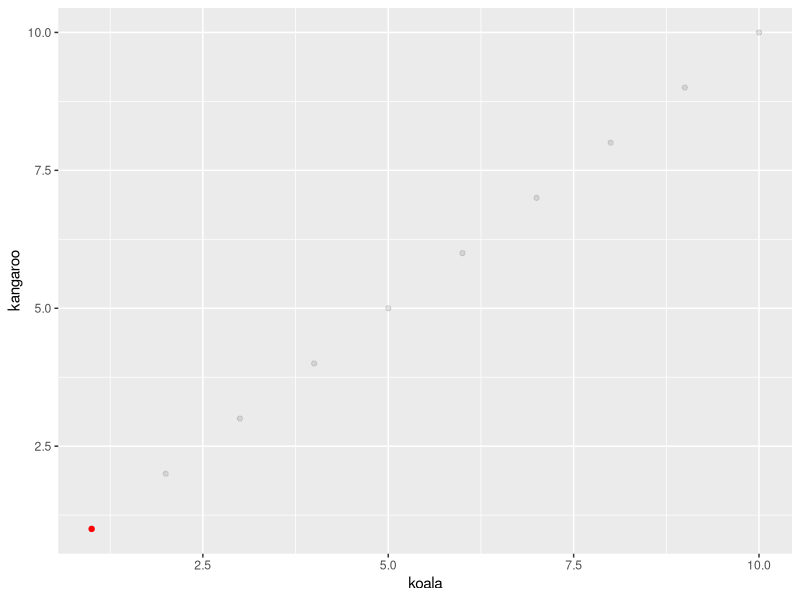
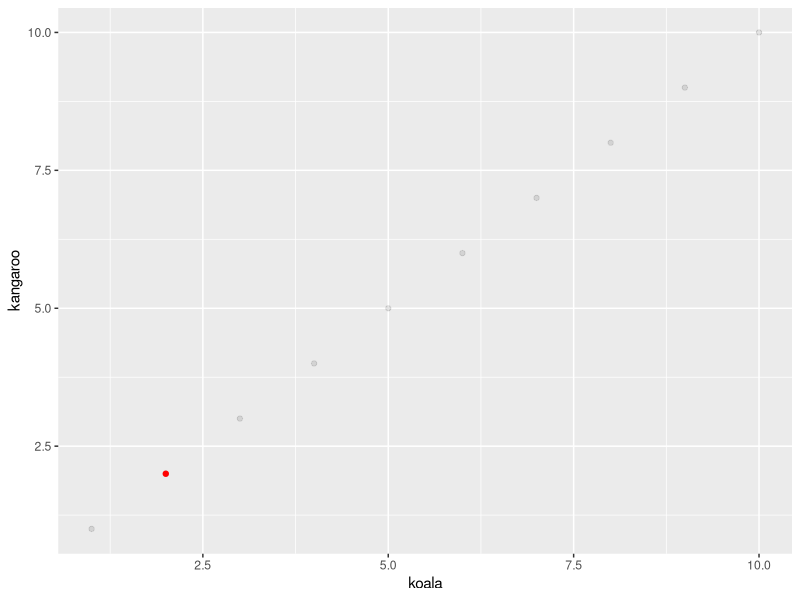
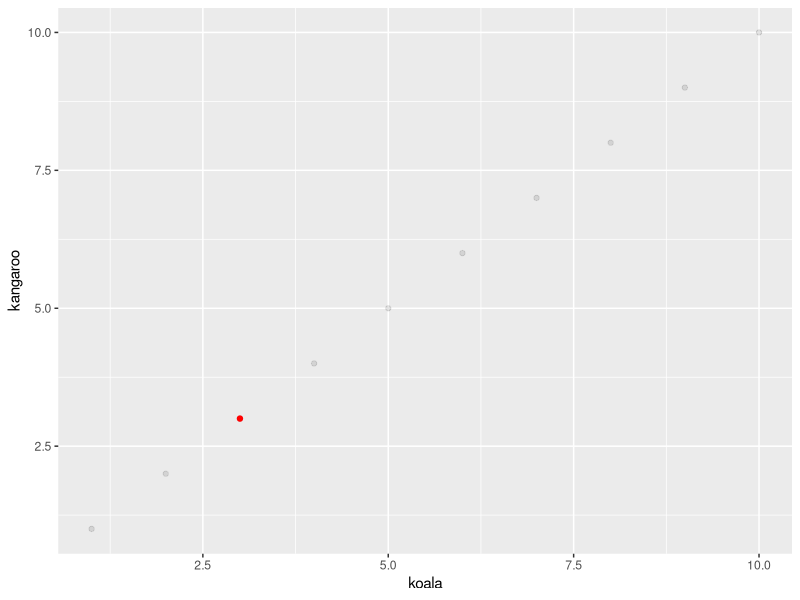
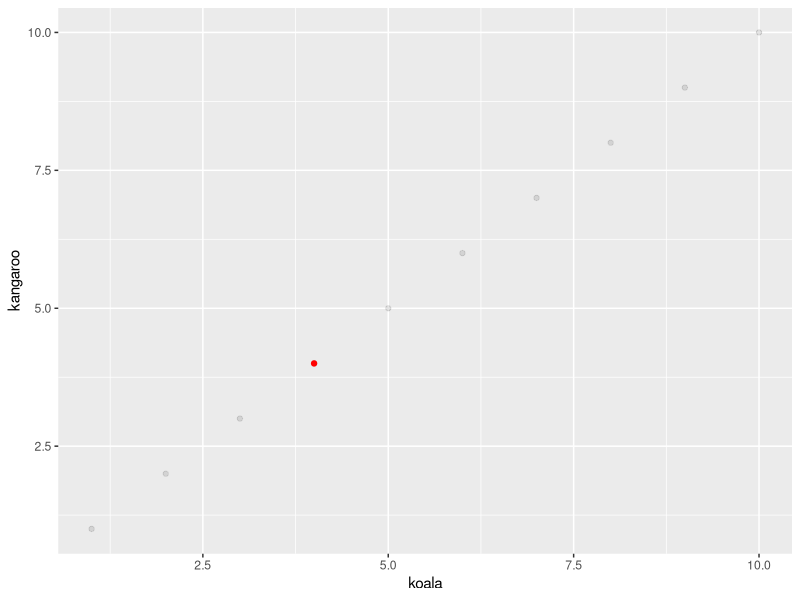
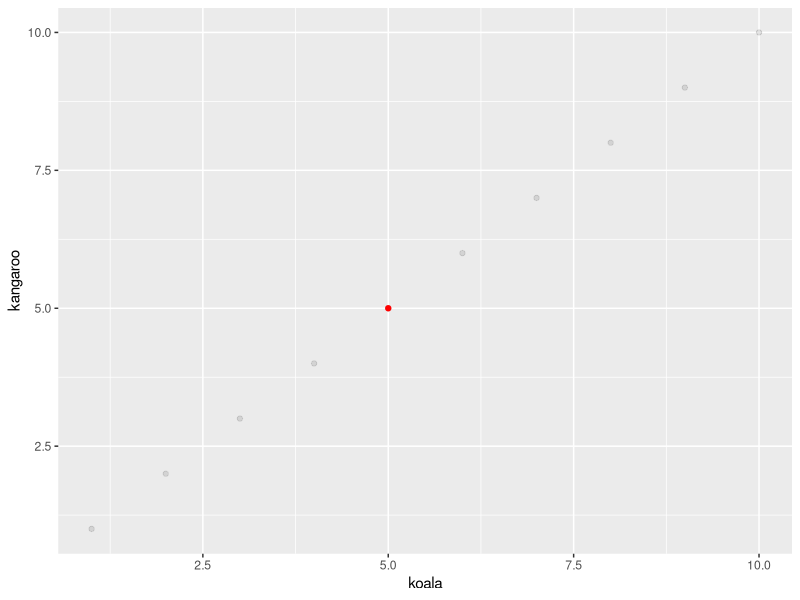
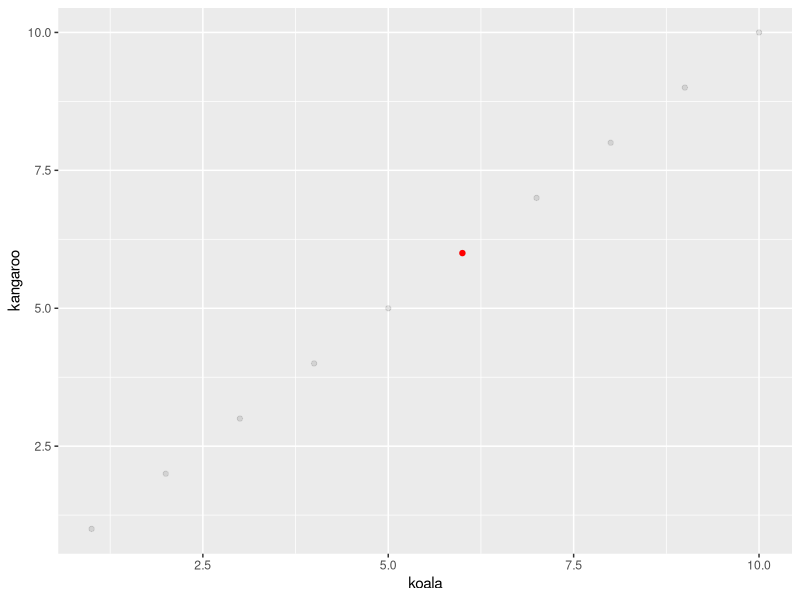
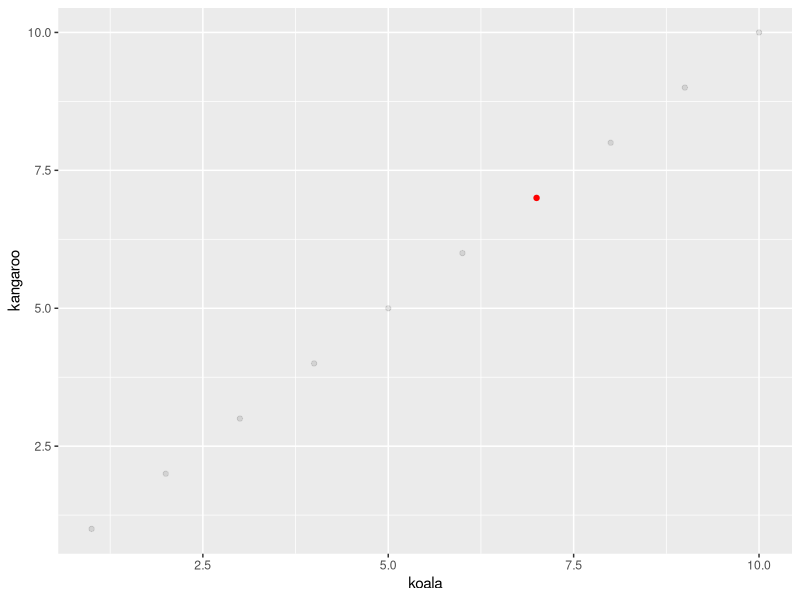
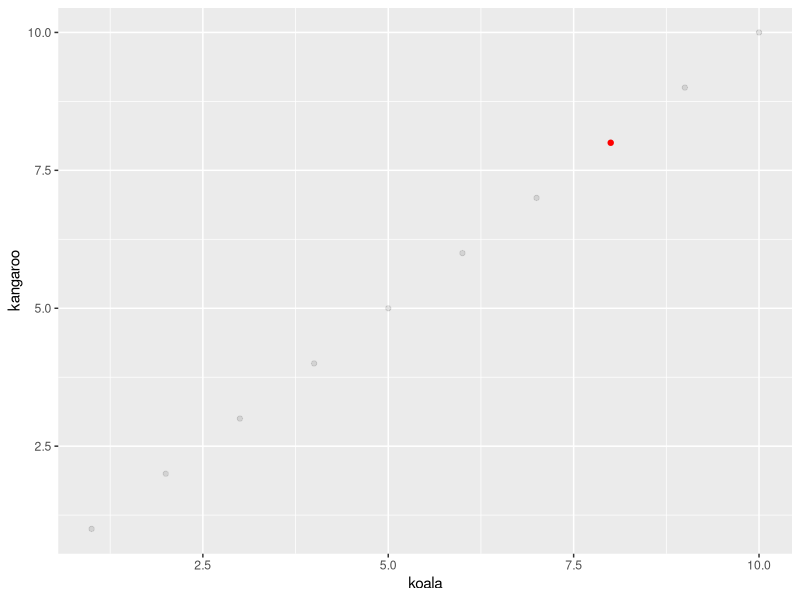

Write R code to recreate these figures, in order.
## ---- chunk 1
knitr::opts_chunk$set(echo = FALSE, 
                      cache=TRUE, 
                      messages=FALSE, 
                      warning=FALSE)
library(tidyverse)
## ---- chunk 2
d <- tibble(koala=1:10, kangaroo=1:10)
for (i in 1:10){
  print(ggplot(data=d, aes(x=koala, y=kangaroo)) +
    geom_point(alpha=0.1) +
    geom_point(data=d[i,], colour="red"))
}
